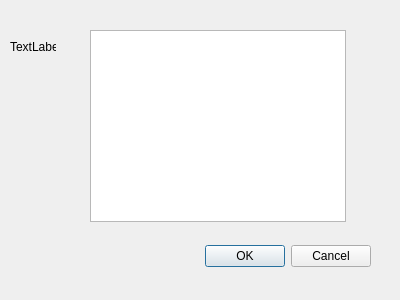
<?xml version="1.0" encoding="UTF-8"?>
<ui version="4.0">
 <class>liste_uv</class>
 <widget class="QDialog" name="liste_uv">
  <property name="geometry">
   <rect>
    <x>0</x>
    <y>0</y>
    <width>400</width>
    <height>300</height>
   </rect>
  </property>
  <property name="windowTitle">
   <string>Dialog</string>
  </property>
  <widget class="QDialogButtonBox" name="buttonBox">
   <property name="geometry">
    <rect>
     <x>30</x>
     <y>240</y>
     <width>341</width>
     <height>32</height>
    </rect>
   </property>
   <property name="orientation">
    <enum>Qt::Horizontal</enum>
   </property>
   <property name="standardButtons">
    <set>QDialogButtonBox::Cancel|QDialogButtonBox::Ok</set>
   </property>
  </widget>
  <widget class="QLabel" name="label">
   <property name="geometry">
    <rect>
     <x>10</x>
     <y>40</y>
     <width>46</width>
     <height>13</height>
    </rect>
   </property>
   <property name="text">
    <string>TextLabel</string>
   </property>
  </widget>
  <widget class="QListWidget" name="listWidget">
   <property name="geometry">
    <rect>
     <x>90</x>
     <y>30</y>
     <width>256</width>
     <height>192</height>
    </rect>
   </property>
  </widget>
 </widget>
 <resources/>
 <connections>
  <connection>
   <sender>buttonBox</sender>
   <signal>accepted()</signal>
   <receiver>liste_uv</receiver>
   <slot>accept()</slot>
   <hints>
    <hint type="sourcelabel">
     <x>248</x>
     <y>254</y>
    </hint>
    <hint type="destinationlabel">
     <x>157</x>
     <y>274</y>
    </hint>
   </hints>
  </connection>
  <connection>
   <sender>buttonBox</sender>
   <signal>rejected()</signal>
   <receiver>liste_uv</receiver>
   <slot>reject()</slot>
   <hints>
    <hint type="sourcelabel">
     <x>316</x>
     <y>260</y>
    </hint>
    <hint type="destinationlabel">
     <x>286</x>
     <y>274</y>
    </hint>
   </hints>
  </connection>
 </connections>
</ui>
